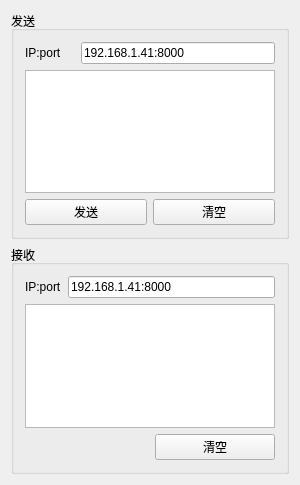
<?xml version="1.0" encoding="UTF-8"?>
<ui version="4.0">
 <class>MainWindow</class>
 <widget class="QMainWindow" name="MainWindow">
  <property name="geometry">
   <rect>
    <x>0</x>
    <y>0</y>
    <width>300</width>
    <height>485</height>
   </rect>
  </property>
  <property name="windowTitle">
   <string>故障注入模拟软件</string>
  </property>
  <widget class="QWidget" name="centralWidget">
   <layout class="QVBoxLayout" name="verticalLayout_2">
    <item>
     <widget class="QGroupBox" name="groupBox">
      <property name="title">
       <string>发送</string>
      </property>
      <layout class="QVBoxLayout" name="verticalLayout">
       <item>
        <layout class="QHBoxLayout" name="horizontalLayout">
         <item>
          <widget class="QLabel" name="label">
           <property name="minimumSize">
            <size>
             <width>50</width>
             <height>0</height>
            </size>
           </property>
           <property name="maximumSize">
            <size>
             <width>50</width>
             <height>16777215</height>
            </size>
           </property>
           <property name="text">
            <string>IP:port</string>
           </property>
          </widget>
         </item>
         <item>
          <widget class="QLineEdit" name="sendIP">
           <property name="enabled">
            <bool>true</bool>
           </property>
           <property name="text">
            <string>192.168.1.41:8000</string>
           </property>
          </widget>
         </item>
        </layout>
       </item>
       <item>
        <widget class="QTextEdit" name="textEdit_send"/>
       </item>
       <item>
        <layout class="QHBoxLayout" name="horizontalLayout_2">
         <item>
          <widget class="QPushButton" name="pbn_send">
           <property name="text">
            <string>发送</string>
           </property>
          </widget>
         </item>
         <item>
          <widget class="QPushButton" name="pushButton_2">
           <property name="text">
            <string>清空</string>
           </property>
          </widget>
         </item>
        </layout>
       </item>
      </layout>
     </widget>
    </item>
    <item>
     <widget class="QGroupBox" name="groupBox_2">
      <property name="title">
       <string>接收</string>
      </property>
      <layout class="QVBoxLayout" name="verticalLayout_3">
       <item>
        <layout class="QHBoxLayout" name="horizontalLayout_3">
         <item>
          <widget class="QLabel" name="label_2">
           <property name="text">
            <string>IP:port</string>
           </property>
          </widget>
         </item>
         <item>
          <widget class="QLineEdit" name="receiveIP">
           <property name="enabled">
            <bool>true</bool>
           </property>
           <property name="text">
            <string>192.168.1.41:8000</string>
           </property>
          </widget>
         </item>
        </layout>
       </item>
       <item>
        <widget class="QTextEdit" name="textEdit_receive"/>
       </item>
       <item>
        <layout class="QHBoxLayout" name="horizontalLayout_4">
         <item>
          <widget class="QPushButton" name="pushButton_3">
           <property name="minimumSize">
            <size>
             <width>124</width>
             <height>0</height>
            </size>
           </property>
           <property name="maximumSize">
            <size>
             <width>124</width>
             <height>16777215</height>
            </size>
           </property>
           <property name="styleSheet">
            <string notr="true">border:0px solid #ffffff;
background-color: rgba(255, 255, 255, 0);</string>
           </property>
           <property name="text">
            <string/>
           </property>
          </widget>
         </item>
         <item>
          <widget class="QPushButton" name="pushButton">
           <property name="minimumSize">
            <size>
             <width>0</width>
             <height>0</height>
            </size>
           </property>
           <property name="maximumSize">
            <size>
             <width>16777215</width>
             <height>16777215</height>
            </size>
           </property>
           <property name="text">
            <string>清空</string>
           </property>
          </widget>
         </item>
        </layout>
       </item>
      </layout>
     </widget>
    </item>
   </layout>
  </widget>
 </widget>
 <layoutdefault spacing="6" margin="11"/>
 <resources/>
 <connections/>
</ui>
